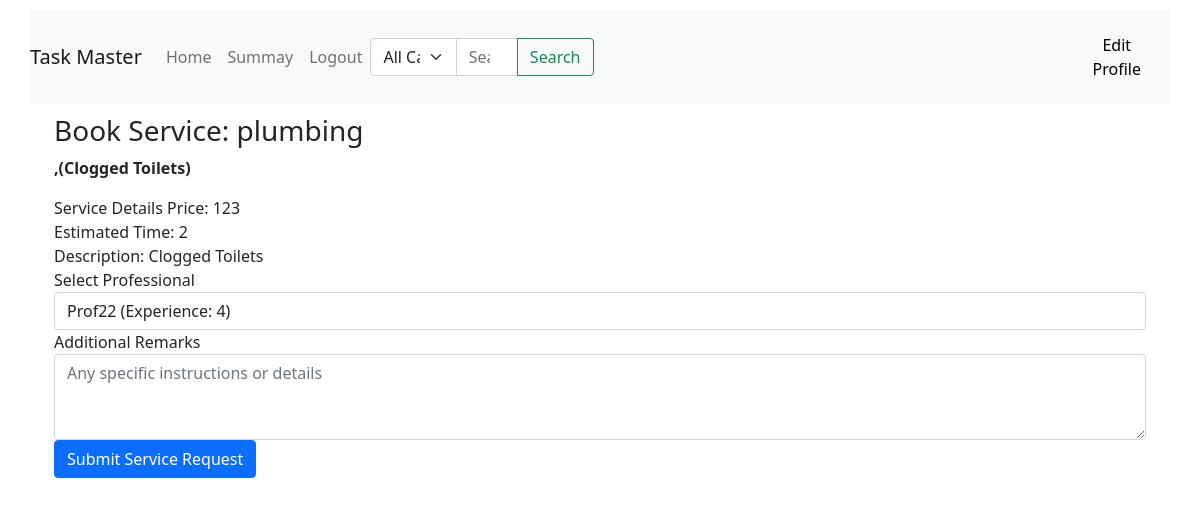
The page /costumer_dashboard/book_service/4 (signed in) on the database its author committed.
### backend/models.py (models this page shows)
class Service(db.Model):
    __tablename__="service"
    id=db.Column(db.Integer,primary_key=True)
    name=db.Column(db.String,nullable=False)
    price=db.Column(db.String,nullable=False)
    time_required=db.Column(db.String,nullable=False)
    Description=db.Column(db.String)
    Service_request=db.relationship("Service_request",backref="service",lazy=True)

### backend/controllers.py (the view)
@app.route('/costumer_dashboard/book_service/<int:service_id>')
def book_service(service_id):
    if 'costumer_id' not in session:
        flash('Please login first')
        return redirect(url_for('login'))
    service = Service.query.get(service_id)
    professionals = Professional.query.filter_by(service=service.name, is_approved=True, is_active=True).all()
    return render_template('/costumer/book_service.html', service=service, professionals=professionals)

### templates/costumer/book_service.html (shortened to what this page needs)
{% extends 'layout2.html' %}
{% block content %}
<div class="container">
    <h3>Book Service: {{ service.name }}</h3>
   <b><p>,({{service.Description}})</p></b>
    <form action="{{ url_for('book_service_post') }}" method="POST">
        <div class="form-group">
            <label>Service Details</label>
            <span>Price: {{ service.price }}</span><br>
            <span>Estimated Time: {{ service.time_required }}</span><br>
            <span>Description: {{ service.Description }}</span>
        </div>
        <div class="form-group">
            <label for="professional_id">Select Professional</label>
            <select name="professional_id" class="form-control" required>
                {% for professional in professionals %}
                <option value="{{ professional.id }}">
                    {{ professional.full_name }} (Experience: {{ professional.experience }})
                </option>
                {% endfor %}
            </select>
        </div>
        <div class="form-group">
            <label for="remarks">Additional Remarks</label>
            <textarea name="remarks" class="form-control" rows="3" placeholder="Any specific instructions or details"></textarea>
        </div>
        <button type="submit" class="btn btn-primary">Submit Service Request</button>
    </form>
</div>
{% endblock %}

### templates/layout2.html (style rules this page uses)
body { margin: 0; padding: 0; }

### rows shown on the page
Service: name "plumbing", Description "Clogged Toilets", price "123", time_required "2"

### other values the page prints
form field professional_id "Prof22 (Experience: 4)"
